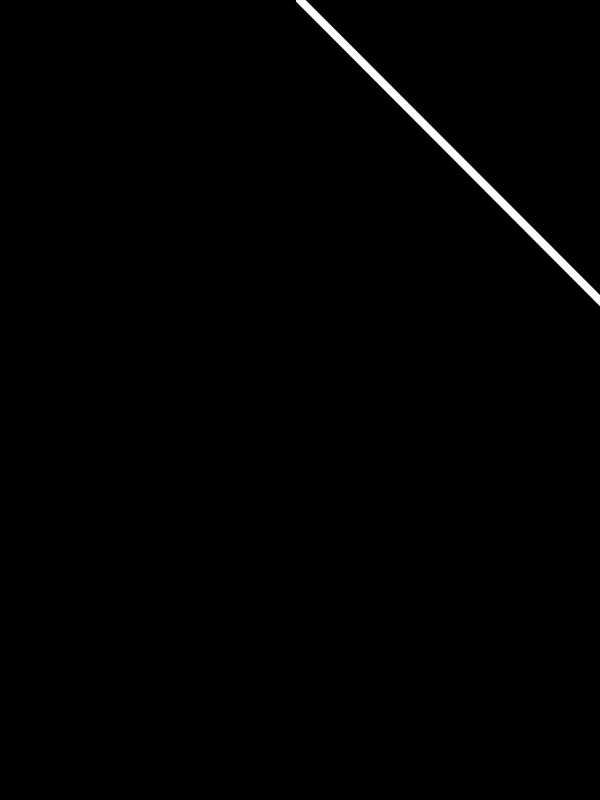
Frame 1 (no input)
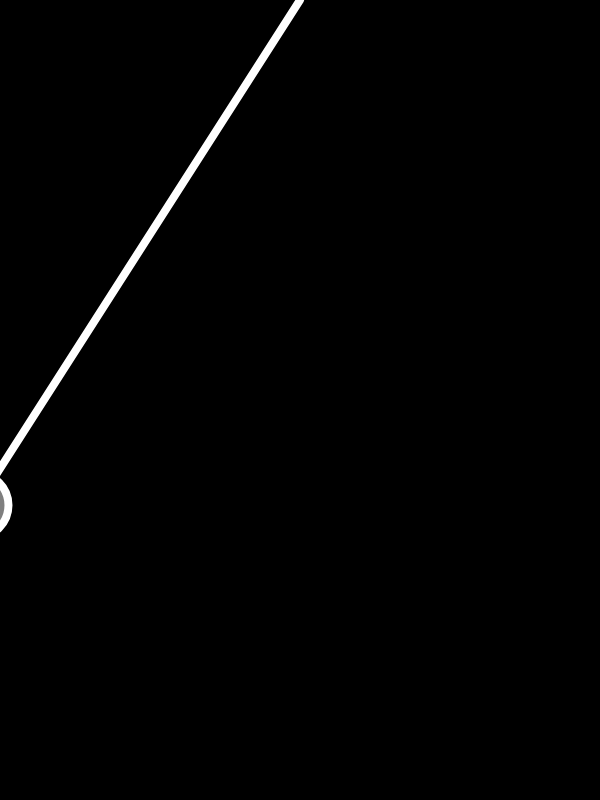
Frame 60 (no input)
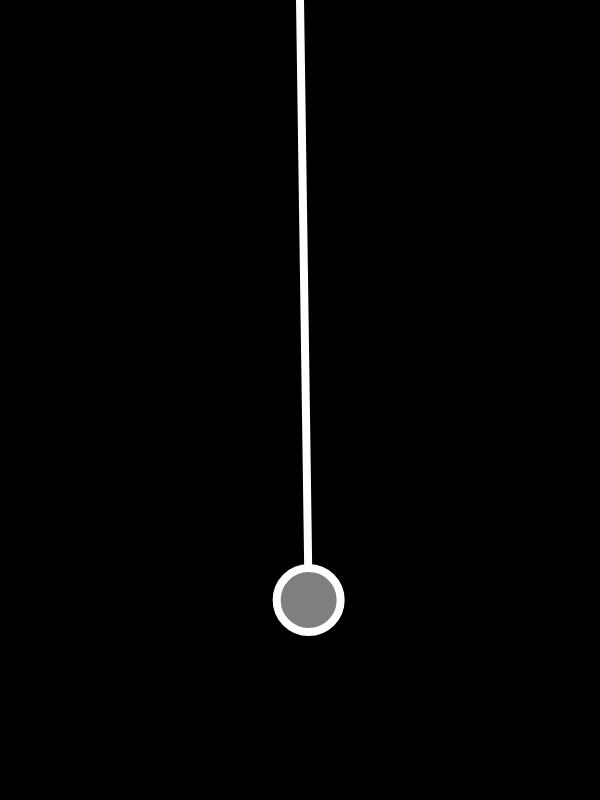
Frame 120 (the mouse pressed at the canvas centre since frame 60)

The p5.js sketch that drew these frames (run headless with seeded random() and noise() and a simulated clock; from frame 60 on, the mouse is pressed at the canvas centre):

// p5.js sketch
// ── sketch.js

/*
Its a pendulum 
The line is a arm
and the circle is the bob the weight. 
Were going to use sin and cos sign to figure out
 the math behind it. Coding Train helps with that. 


*/
//google formula for a pendulum 

let angle;

let angleV = 0; //angle velocity 
let angleA = 0; //angle of accleration Newtons second law force equals mass times acceleration. Mass doesnt have anything becuase this bob ball doesnt have weight. 
let bob;
let len;
let origin;
let gravity = 1;

function setup() {
  createCanvas(600, 800);
  origin = createVector(300, 0) //the first like section of the swing
  angle = PI/4;
  bob = createVector();
  len = 600;
}


function draw(){
  background(0);
 
  let force = gravity * sin(angle);
  angleA = (-1 * force) / len; 
  // you need the neg one cuz the relation of the bob and the y axis. 
  angleV +=  angleA; // the accleration changes the velocity

  //this is the movement of speed of it. 
  angle += angleV; //the velocity changes the angle
  
  //This would make it reduce to 0 like a real ball on string. 
  //angleV *= 0.99;
 
  //show the math thing from coding train to kind of explain sin and cos
  //its been a sec since I did math but this is the basic of the swing. 
  bob.x = len * sin(angle) + origin.x;
  bob.y = len * cos(angle) + origin.y;

  stroke(255);
  strokeWeight(8);
  fill(127);
  line(origin.x, origin.y, bob.x, bob.y);
  ellipse(bob.x, bob.y, 64)

}
